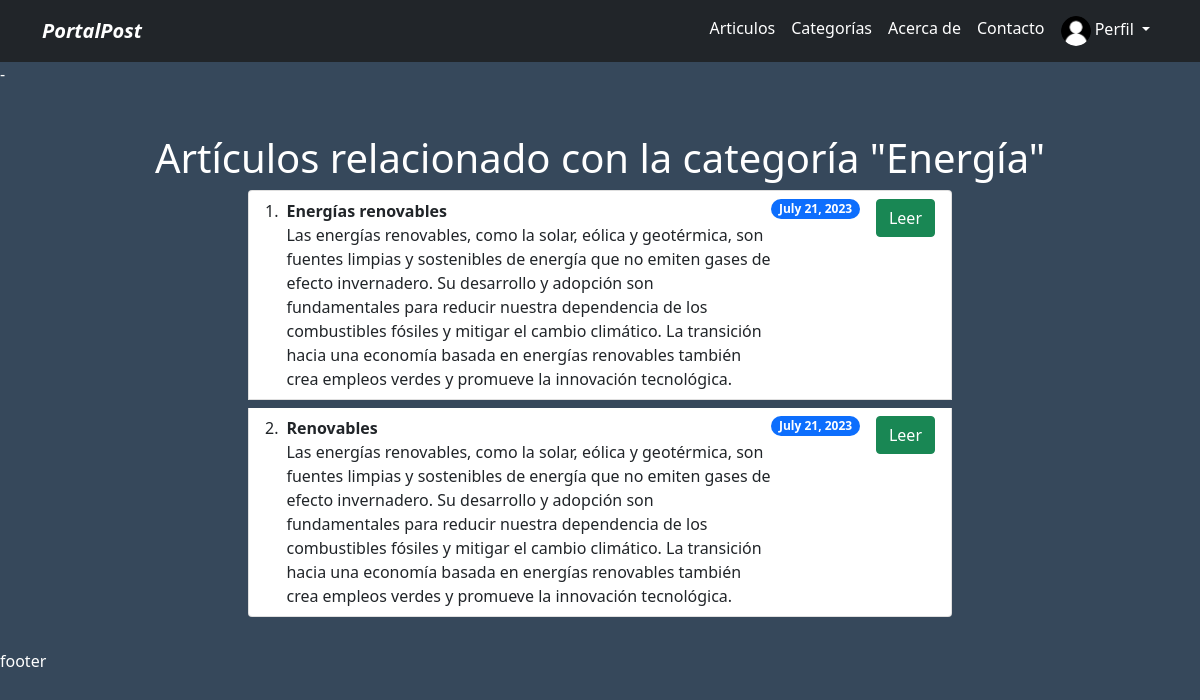
The page /category/19/ on the database its author committed.
### articulo/models.py (models this page shows, shortened)
class Category(models.Model):
    name = models.CharField(max_length=50)

class Articles(models.Model):
    title = models.CharField(max_length=100)
    content = models.TextField()
    image = models.ImageField(upload_to='articles/images')
    date_published = models.DateField(default=datetime.date.today)
    category = models.ForeignKey(Category, on_delete=models.SET_NULL, null=True)

### articulo/views.py (the view)
# urls.py: path('category/<int:category_id>/', AllCategoriaArticlesView.as_view(), name='all_category_articles'),
class AllCategoriaArticlesView(View):
    def get(self, request, *args, **kwargs):
        category_id = kwargs.get('category_id')
        try:
            category = Category.objects.get(pk=category_id)
            articles = category.articles_set.all()
        except Category.DoesNotExist:
            articles = []
        context = {
            'category': category,
            'articles': articles
        }
        return render(request, 'category/all_category_articles.html', context)

### articulo/templates/category/all_category_articles.html
{% extends 'layout.html' %}
{% block content %}
<div class="container">
    <div class="text-center mt-4">
        <h1>Artículos relacionado con la categoría "{{ category.name }}"</h1>
    </div>
    <div class="row justify-content-center">
        <div class="col-md-8">
            {% if articles %}
                <ol class="list-group list-group-numbered">
                    {% for article in articles %}
                    <li class="list-group-item d-flex justify-content-between align-items-start mb-2">
                        <div class="ms-2 me-auto">
                            <div class="fw-bold">{{ article.title }}</div>
                            {{ article.content }}
                        </div>
                        <span class="badge bg-primary rounded-pill">{{ article.date_published }}</span>
                        <div class="btn-group" role="group" aria-label="Basic mixed styles example">
                            <a href="{% url 'articulos:detail_article' article.id %}" class="btn btn-success ms-3">Leer</a>
                        </div>
                    </li>
                    {% endfor %}
                </ol>
            {% else %}
                <p>No hay artículos en esta categoría.</p>
            {% endif %}
        </div>
    </div>
</div>
{% endblock %}

### articulo/static/main.css (style rules this page uses)
:root { --primary: #041b33cc; }
.color-body { background-color: var(--primary); color: white; }

### rows shown on the page
Category: name "Energía"
Articles: title "Energías renovables", content "Las energías renovables, como la solar, eólica y geotérmica, son fuentes limpias y sostenibles de energía que no emiten gases de efecto invernadero. Su desarrollo y adopción son fundamentales para reducir nuestra dependencia de los combustibles fósiles y mitigar el cambio climático. La transición hacia una economía basada en energías renovables también crea empleos verdes y promueve la innovación tecnológica.", date_published "July 21, 2023"
Articles: title "Renovables", content "Las energías renovables, como la solar, eólica y geotérmica, son fuentes limpias y sostenibles de energía que no emiten gases de efecto invernadero. Su desarrollo y adopción son fundamentales para reducir nuestra dependencia de los combustibles fósiles y mitigar el cambio climático. La transición hacia una economía basada en energías renovables también crea empleos verdes y promueve la innovación tecnológica.", date_published "July 21, 2023"
